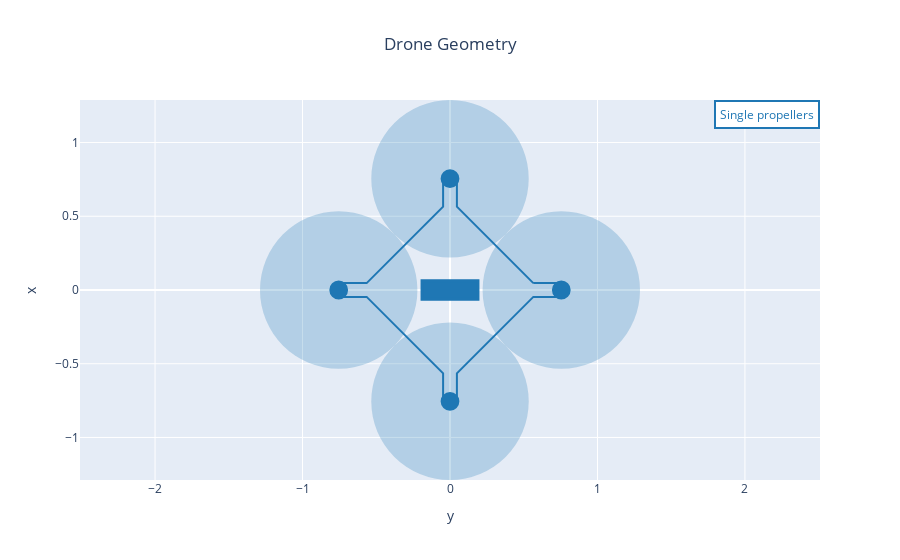

Write notebook code for a chart like this one.
### Markdown cell above
## 4. Analysis and plots

### Code cell
from utils.postprocessing.analysis_and_plots import *

fig = drone_geometry_plot(OUTPUT_FILE, name='Drone MDO')
fig.show()

### Figure 1 — Plotly figure (JSON) as saved in the notebook; plotly's stock layout.template omitted (floating-point values rounded to 4 significant figures)
{"data": [{"line": {"color": "rgb(31, 119, 180)"}, "mode": "lines", "name": "Drone MDO", "type": "scatter", "uid": "7bf92f1e-3a66-4ebc-97e2-a4cde6e0fd81", "x": [0.5651, 0.7547, 0.7547, 0.5651, 0.04677, 0.04677, -0.04677, -0.04677, -0.5651, -0.7547, -0.7547, -0.5651, -0.04677, -0.04677, 0.04677, 0.04677, 0.5651], "y": [0.04677, 0.04677, -0.04677, -0.04677, -0.5651, -0.7547, -0.7547, -0.5651, -0.04677, -0.04677, 0.04677, 0.04677, 0.5651, 0.7547, 0.7547, 0.5651, 0.04677]}], "layout": {"annotations": [{"align": "center", "bgcolor": "white", "bordercolor": "rgb(31, 119, 180)", "borderpad": 4, "borderwidth": 2, "font": {"color": "rgb(31, 119, 180)"}, "showarrow": false, "text": "Single propellers", "x": 1, "xanchor": "right", "xref": "paper", "xshift": 0, "y": 1, "yanchor": "top", "yref": "paper", "yshift": 0}], "shapes": [{"fillcolor": "rgb(31, 119, 180)", "line": {"color": "rgb(31, 119, 180)", "width": 3}, "type": "rect", "x0": -0.1894, "x1": 0.1894, "xref": "x", "y0": -0.06314, "y1": 0.06314, "yref": "y"}, {"fillcolor": "rgb(31, 119, 180)", "line": {"color": "rgb(31, 119, 180)", "width": 3}, "type": "circle", "x0": 0.7012, "x1": 0.8082, "xref": "x", "y0": -0.05351, "y1": 0.05351, "yref": "y"}, {"fillcolor": "rgb(31, 119, 180)", "line": {"color": "rgb(31, 119, 180)", "width": 0}, "opacity": 0.25, "type": "circle", "x0": 0.221, "x1": 1.288, "xref": "x", "y0": -0.5337, "y1": 0.5337, "yref": "y"}, {"fillcolor": "rgb(31, 119, 180)", "line": {"color": "rgb(31, 119, 180)", "width": 3}, "type": "circle", "x0": -0.05351, "x1": 0.05351, "xref": "x", "y0": -0.8082, "y1": -0.7012, "yref": "y"}, {"fillcolor": "rgb(31, 119, 180)", "line": {"color": "rgb(31, 119, 180)", "width": 0}, "opacity": 0.25, "type": "circle", "x0": -0.5337, "x1": 0.5337, "xref": "x", "y0": -1.288, "y1": -0.221, "yref": "y"}, {"fillcolor": "rgb(31, 119, 180)", "line": {"color": "rgb(31, 119, 180)", "width": 3}, "type": "circle", "x0": -0.8082, "x1": -0.7012, "xref": "x", "y0": -0.05351, "y1": 0.05351, "yref": "y"}, {"fillcolor": "rgb(31, 119, 180)", "line": {"color": "rgb(31, 119, 180)", "width": 0}, "opacity": 0.25, "type": "circle", "x0": -1.288, "x1": -0.221, "xref": "x", "y0": -0.5337, "y1": 0.5337, "yref": "y"}, {"fillcolor": "rgb(31, 119, 180)", "line": {"color": "rgb(31, 119, 180)", "width": 3}, "type": "circle", "x0": -0.05351, "x1": 0.05351, "xref": "x", "y0": 0.7012, "y1": 0.8082, "yref": "y"}, {"fillcolor": "rgb(31, 119, 180)", "line": {"color": "rgb(31, 119, 180)", "width": 0}, "opacity": 0.25, "type": "circle", "x0": -0.5337, "x1": 0.5337, "xref": "x", "y0": 0.221, "y1": 1.288, "yref": "y"}], "title": {"text": "Drone Geometry", "x": 0.5}, "xaxis": {"title": {"text": "y"}}, "yaxis": {"scaleanchor": "x", "scaleratio": 1, "title": {"text": "x"}}}}
